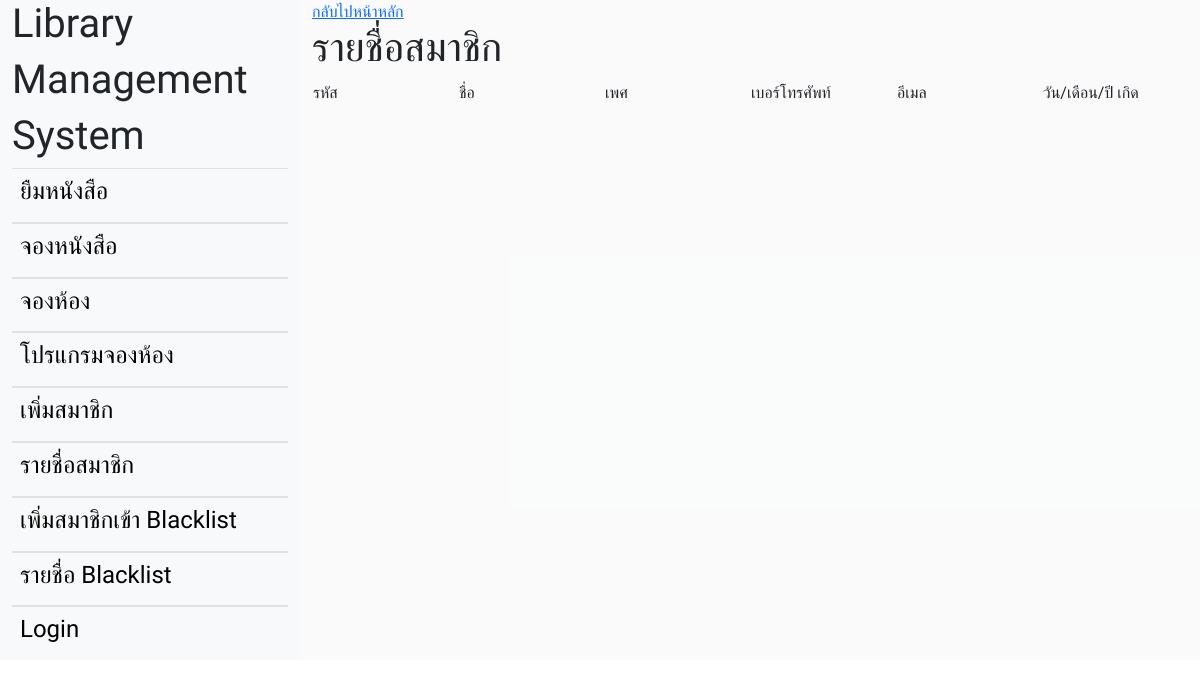
Before: /member.php with the older database file.
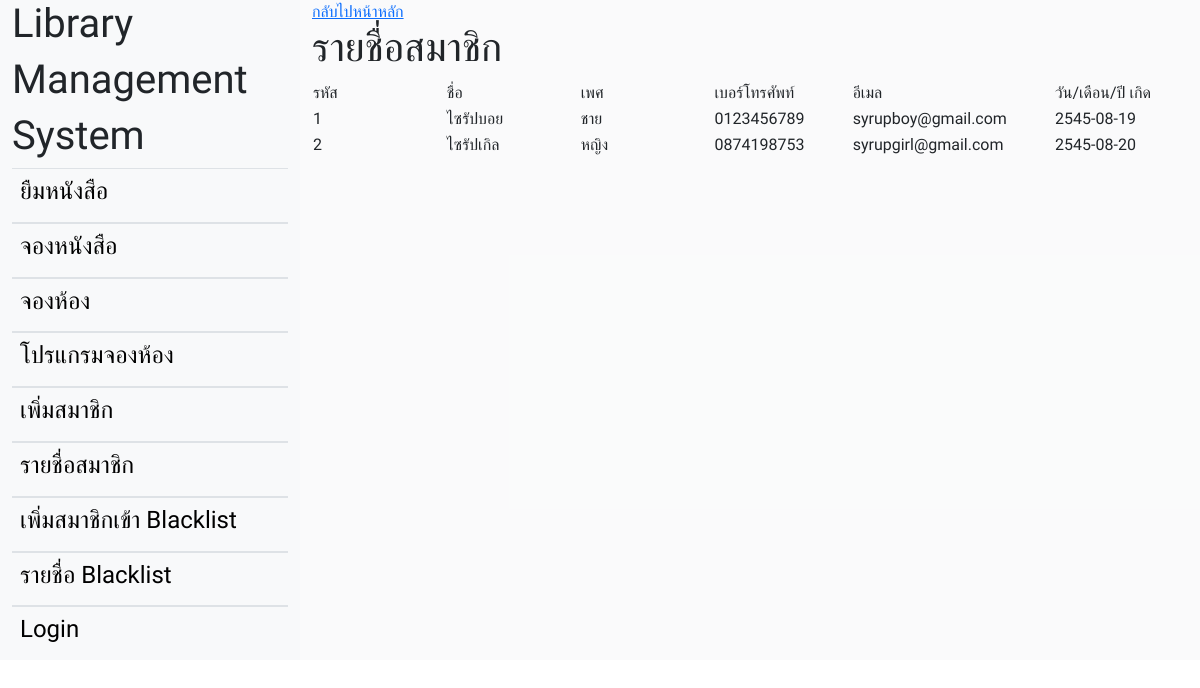
After: the same page with the newer database file.
### tables this page shows
CREATE TABLE `Member` (
  `Member_ID` integer(10),
  `Name` varchar(255) NOT NULL,
  `Gender` varchar(255) NOT NULL,
  `Tel` varchar(255) NOT NULL,
  `Email` varchar(255) NOT NULL,
  `Birth_Date` date NOT NULL,
  PRIMARY KEY (`Member_ID`)
)  AUTO_INCREMENT=3;

### member.php (the view, shortened to what this page needs)
<?php
    include('connection.php');
    $sql = "SELECT * FROM `member`";
    $result = mysqli_query($con, $sql);
?>
<!DOCTYPE html>
<html lang="en">
<head>
</head>
<body>
<div class="container-fluid side-bar">
    <div class="row side-bar">
    <?php
    include('navbar.php');
  ?>
    <div class="col bg-light bg-opacity-75">
    <a href="index.php">กลับไปหน้าหลัก</a>
        <h1>รายชื่อสมาชิก</h1>
        <table>
            <thead>
                <tr>
                    <td width="10%">รหัส</td>
                    <td width="10%">ชื่อ</td>
                    <td width="10%">เพศ</td>
                    <td width="10%">เบอร์โทรศัพท์</td>
                    <td width="10%">อีเมล</td>
                    <td width="10%">วัน/เดือน/ปี เกิด</td>
                </tr>
            </thead>
            <tbody>
                <?php while($row = mysqli_fetch_array($result)){ ?>
                    <tr>
                        <td><?php echo $row['Member_ID']; ?></td>
                        <td><?php echo $row['Name'];?></td>
                        <td><?php echo $row['Gender']; ?></td>
                        <td><?php echo $row['Tel']; ?></td>
                        <td><?php echo $row['Email']; ?></td>
                      <td><?php echo $row['Birth_Date']; ?></td>
                    </tr>
                <?php  } ?>
            </tbody>
        </table>
    </div>
</body>
</html>

### navbar.php (shortened to what this page needs)
<html>
<head>
  <link rel="stylesheet" href="main_style.css">
  <link href="https://cdn.jsdelivr.net/npm/bootstrap@5.2.3/dist/css/bootstrap.min.css" rel="stylesheet">
</head>
<body>
      <div class="col-3 bg-light">
        <h1>Library</h1>
        <h1>Management</h1>
        <h1>System</h1>
        <ul class="nav flex-column">
          <l1 class="p-2 border-top border-bottom side-menu"><a class="side-menu-link" href="borrowbook.php">
              <h4 class="side-menu-text">ยืมหนังสือ</h4>
            </a></l1>
          <l1 class="p-2 border-top border-bottom side-menu"><a class="side-menu-link" href="bookbook.php">
              <h4 class="side-menu-text">จองหนังสือ</h4>
            </a></l1>
          <l1 class="p-2 border-top border-bottom side-menu"><a class="side-menu-link" href="bookroom.php">
              <h4 class="side-menu-text">จองห้อง</h4>
            </a> </l1>
          <l1 class="p-2 border-top border-bottom side-menu"><a class="side-menu-link" href="room.php">
              <h4 class="side-menu-text">โปรแกรมจองห้อง</h3>
            </a> </l1>
          <l1 class="p-2 border-top border-bottom side-menu"><a class="side-menu-link" href="addmember.php">
              <h4 class="side-menu-text">เพิ่มสมาชิก</h4>
            </a></l1>
          <l1 class="p-2 border-top border-bottom side-menu"><a class="side-menu-link" href="member.php">
              <h4 class="side-menu-text">รายชื่อสมาชิก</h4>
            </a></l1>
          <l1 class="p-2 border-top border-bottom side-menu"><a class="side-menu-link" href="addBlacklist.php">
              <h4 class="side-menu-text">เพิ่มสมาชิกเข้า Blacklist</h4>
            </a></l1>
          <l1 class="p-2 border-top border-bottom side-menu"><a class="side-menu-link" href="blacklist.php">
              <h4 class="side-menu-text">รายชื่อ Blacklist</h4>
            </a></l1>
            <?php if(!$_SESSION['admin']){
                ?>
          <l1 class="p-2 border-top side-menu"><a class="side-menu-link" href="login.php">
              <h4 class="side-menu-text">Login</h4>
            </a></l1>
            <?php } ?>
        </ul>
      </div>
</body>
</html>

### main_style.css (style rules this page uses)
body { background-image: url('https://images.wallpaperscraft.com/image/single/library_books_shelving_199606_1920x1080.jpg'); font-family: 'Kanit', sans-serif !important; }
.side-menu-text { color: black; }
.side-menu-link:link { text-decoration: none; }
.side-bar { height: 100%; }

Changed rows visible on the page:
added member: Member_ID "1", Name "ไซรัปบอย", Gender "ชาย", Tel "0123456789", Email "syrupboy@gmail.com", Birth_Date "2545-08-19"
added member: Member_ID "2", Name "ไซรัปเกิล", Gender "หญิง", Tel "0874198753", Email "syrupgirl@gmail.com", Birth_Date "2545-08-20"
